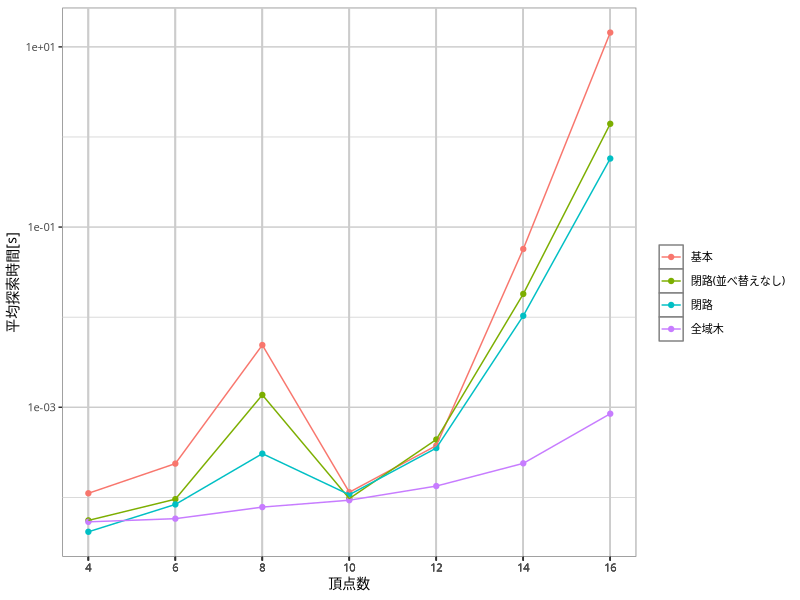

The R script that drew this image:
library(readr)
library(dplyr)
library(ggplot2)

data <- read_csv('cmp-algo-mws.csv') %>%
  filter(d == 3, mgr == 'basic') %>%
  mutate(mtd = ifelse(bdr == 'cycle' & srt == 'sorted', 'sorted-cycle', bdr)) %>%
  group_by(n, d, mtd, node) %>%
  summarise(mean_time = mean(time)) %>%
  ungroup() %>%
  mutate(mtd = as.factor(mtd))

gp <- ggplot(data, aes(x = n, y = mean_time, color = mtd)) +
  geom_point() +
  geom_line() +
  scale_x_continuous(name = '頂点数',
                     breaks = data$n,
                     minor_breaks = NULL,
                     labels = as.character(data$n)) +
  scale_y_continuous(name = '平均探索時間[s]',
                     trans = 'log10') +
  scale_color_discrete(name = '',
                       breaks = c('basic', 'cycle', 'sorted-cycle', 'stree'),
                       labels = c('基本', '閉路(並べ替えなし)', '閉路', '全域木')) +
  theme(text = element_text(family = 'IPAexGothic', size = 10),
        panel.background = element_rect(fill = 'white', colour = 'grey50'),
        panel.grid.major = element_line(colour = 'grey80'),
        panel.grid.minor = element_line(colour = 'grey80')
  )

ggsave('the-ginitr-time.pdf', gp,
       width = 15, height = 10, units = 'cm',
       device = cairo_pdf)
